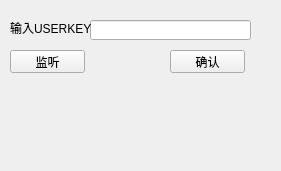
<?xml version="1.0" encoding="UTF-8"?>
<ui version="4.0">
 <class>Form</class>
 <widget class="QWidget" name="Form">
  <property name="geometry">
   <rect>
    <x>0</x>
    <y>0</y>
    <width>281</width>
    <height>171</height>
   </rect>
  </property>
  <property name="windowTitle">
   <string>Form</string>
  </property>
  <widget class="QLineEdit" name="LineEdit_USERKEY">
   <property name="geometry">
    <rect>
     <x>90</x>
     <y>20</y>
     <width>161</width>
     <height>20</height>
    </rect>
   </property>
  </widget>
  <widget class="QLabel" name="Label_USERKEY">
   <property name="geometry">
    <rect>
     <x>10</x>
     <y>20</y>
     <width>81</width>
     <height>16</height>
    </rect>
   </property>
   <property name="text">
    <string>输入USERKEY</string>
   </property>
  </widget>
  <widget class="QPushButton" name="Button_USERKEY">
   <property name="geometry">
    <rect>
     <x>170</x>
     <y>50</y>
     <width>75</width>
     <height>23</height>
    </rect>
   </property>
   <property name="text">
    <string>确认</string>
   </property>
   <property name="checkable">
    <bool>false</bool>
   </property>
   <property name="checked">
    <bool>false</bool>
   </property>
  </widget>
  <widget class="QPushButton" name="Button_GETKEY">
   <property name="geometry">
    <rect>
     <x>10</x>
     <y>50</y>
     <width>75</width>
     <height>23</height>
    </rect>
   </property>
   <property name="text">
    <string>监听</string>
   </property>
  </widget>
  <widget class="QLabel" name="Label_INFO">
   <property name="geometry">
    <rect>
     <x>20</x>
     <y>100</y>
     <width>231</width>
     <height>21</height>
    </rect>
   </property>
   <property name="frameShape">
    <enum>QFrame::NoFrame</enum>
   </property>
   <property name="text">
    <string/>
   </property>
  </widget>
 </widget>
 <resources/>
 <connections/>
</ui>
